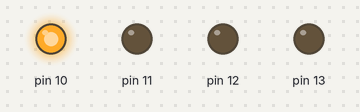
Bench run of a sketch on a simulated Arduino Uno, built with avr-gcc and run on an emulated ATmega328P. Parts: output pins drawn as LEDs (lit = HIGH).

Above: at 0.2 s.
At 1.5 s:
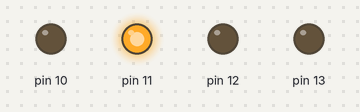
At 2.8 s:
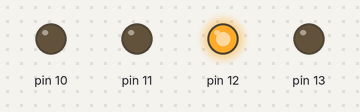
At 4.1 s:
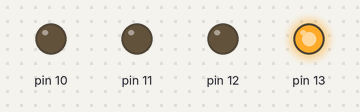
At 5.9 s:
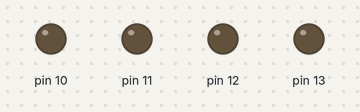
Timing chart, 0 to 6.8 s (numbered marks = the images above):
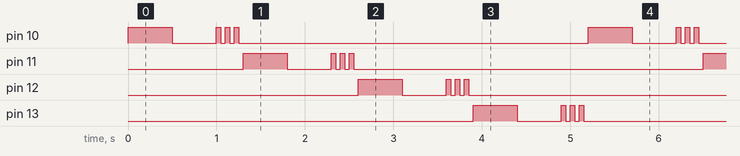

The sketch:

LED.ino
```cpp
void setup() {
  // initialize digital pin 13 as an output.
  for(int i=10;i<=13;i++)
  {
    pinMode(i, OUTPUT);
  }

}

// the loop function runs over and over again forever
void loop() {
 for(int i=10;i<=13;i++)
 {
  digitalWrite(i, HIGH);
  delay(500);
  digitalWrite(i, LOW);
  delay(500);
  digitalWrite(i, HIGH);
  delay(50);
  digitalWrite(i, LOW);
  delay(50);
   digitalWrite(i, HIGH);
  delay(50);
  digitalWrite(i, LOW);
  delay(50);
   digitalWrite(i, HIGH);
  delay(50);
  digitalWrite(i, LOW);
  delay(50);
 }
}
```

Measured:
- by itself, pin 10–13: repeats every 5.2 s: LOW 0.50 s, 2 × (HIGH 0.05 s, LOW 0.05 s), HIGH 0.05 s, LOW 4.0 s, HIGH 0.50 s
- by itself, everything shown: repeats every 5.2 s, in 32 steps
